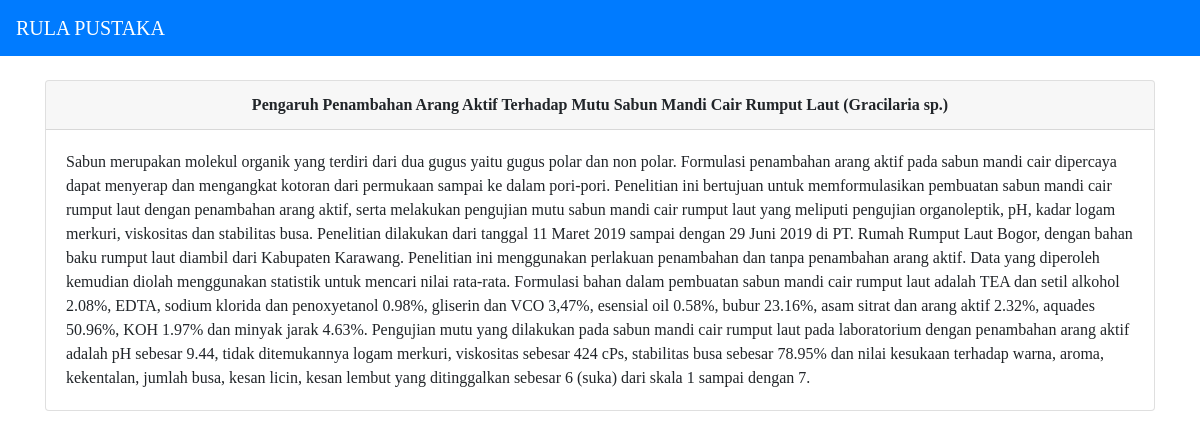
/detailDokumen.php?id=1, run on the app's committed database.
### tables this page shows
CREATE TABLE `tbjurnal` (
  `Id` int(11) NOT NULL,
  `sumber` varchar(60) NOT NULL,
  `volume` varchar(2) NOT NULL,
  `nomor` varchar(1) NOT NULL,
  `bulan` varchar(14) NOT NULL,
  `tahun` varchar(4) NOT NULL,
  `judul` varchar(251) NOT NULL,
  `abstrak` varchar(2380) NOT NULL,
  `katakunci` varchar(186) NOT NULL,
  `nm_dk` varchar(4) NOT NULL
);

### detailDokumen.php (the view, shortened to what this page needs)
<?php
include 'koneksi.php';
    $id = $_GET['id'];
    $data = $konek->query("SELECT * FROM tbjurnal WHERE Id = $id");
    $result = mysqli_fetch_array($data);
?>
<!DOCTYPE html>
<html>
<head>
	<link rel="stylesheet" type="text/css" href="assets/bootstrap/dist/css/bootstrap.min.css">
	<link rel="stylesheet" type="text/css" href="assets/fontawesome/css/all.min.css">
</head>
<body>
<nav class="navbar navbar-dark bg-primary">
  <a class="navbar-brand" href="index.php">
    RULA PUSTAKA
  </a>
</nav>
<br />
<div class="container">
<div class="card">
  <div class="card-header font-weight-bold text-center">
    <?= $result['judul'] ?>
  </div>
  <div class="card-body">
    <p class="card-text"><?= $result['abstrak']; ?></p>
  </div>
</div>
</div>
</body>
</html>

### detailDokumen.php (style rules this page uses)
* { font-family: awesome; }

### data on the page
tbjurnal: judul "Pengaruh Penambahan Arang Aktif Terhadap Mutu Sabun Mandi Cair Rumput Laut (Gracilaria sp.)", abstrak "Sabun merupakan molekul organik yang terdiri dari dua gugus yaitu gugus polar dan non polar. Formulasi penambahan arang aktif pada sabun mandi cair dipercaya dapat menyerap dan mengangkat kotoran dari permukaan sampai ke dalam pori-pori. Penelitian ini bertujuan untuk memformulasikan pembuatan sabun mandi cair rumput laut dengan penambahan arang aktif, serta melakukan pengujian mutu sabun mandi cair rumput laut yang meliputi pengujian organoleptik, pH, kadar logam merkuri, viskositas dan stabilitas busa. Penelitian dilakukan dari tanggal 11 Maret 2019 sampai dengan 29 Juni 2019 di PT. Rumah Rumput Laut Bogor, dengan bahan baku rumput laut diambil dari Kabupaten Karawang. Penelitian ini…"
